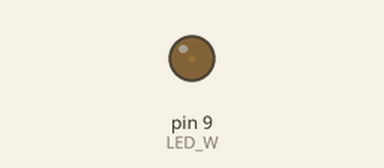
Simulated run of this sketch. Board: Arduino Uno, built with avr-gcc and run on an emulated ATmega328P. Shown: output pins drawn as LEDs (lit = HIGH).

Above: at 0.05 s.
At 1.15 s:
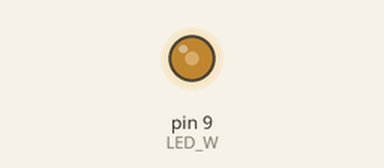
At 2.3 s:
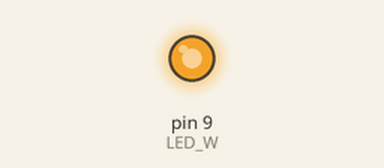
At 4.6 s:
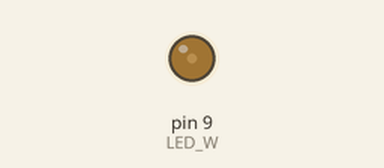
Timing chart, 0 to 6.7 s (numbered marks = the images above):
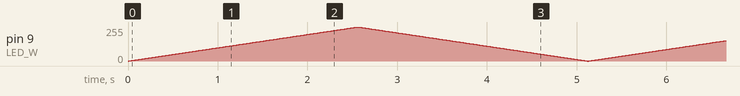

The sketch:

ex8-3.ino
```cpp
int LED_W = 9 ;

void setup() {
 pinMode(LED_W,OUTPUT);
}


void loop() {
    for(int i = 0 ; i <= 255 ;i++ ) {
               analogWrite(LED_W,i);
               delay(10);
    }
    for(int i = 255 ; i >= 0 ;i-- ) {
               analogWrite(LED_W,i);
               delay(10);
    }


  }
```
